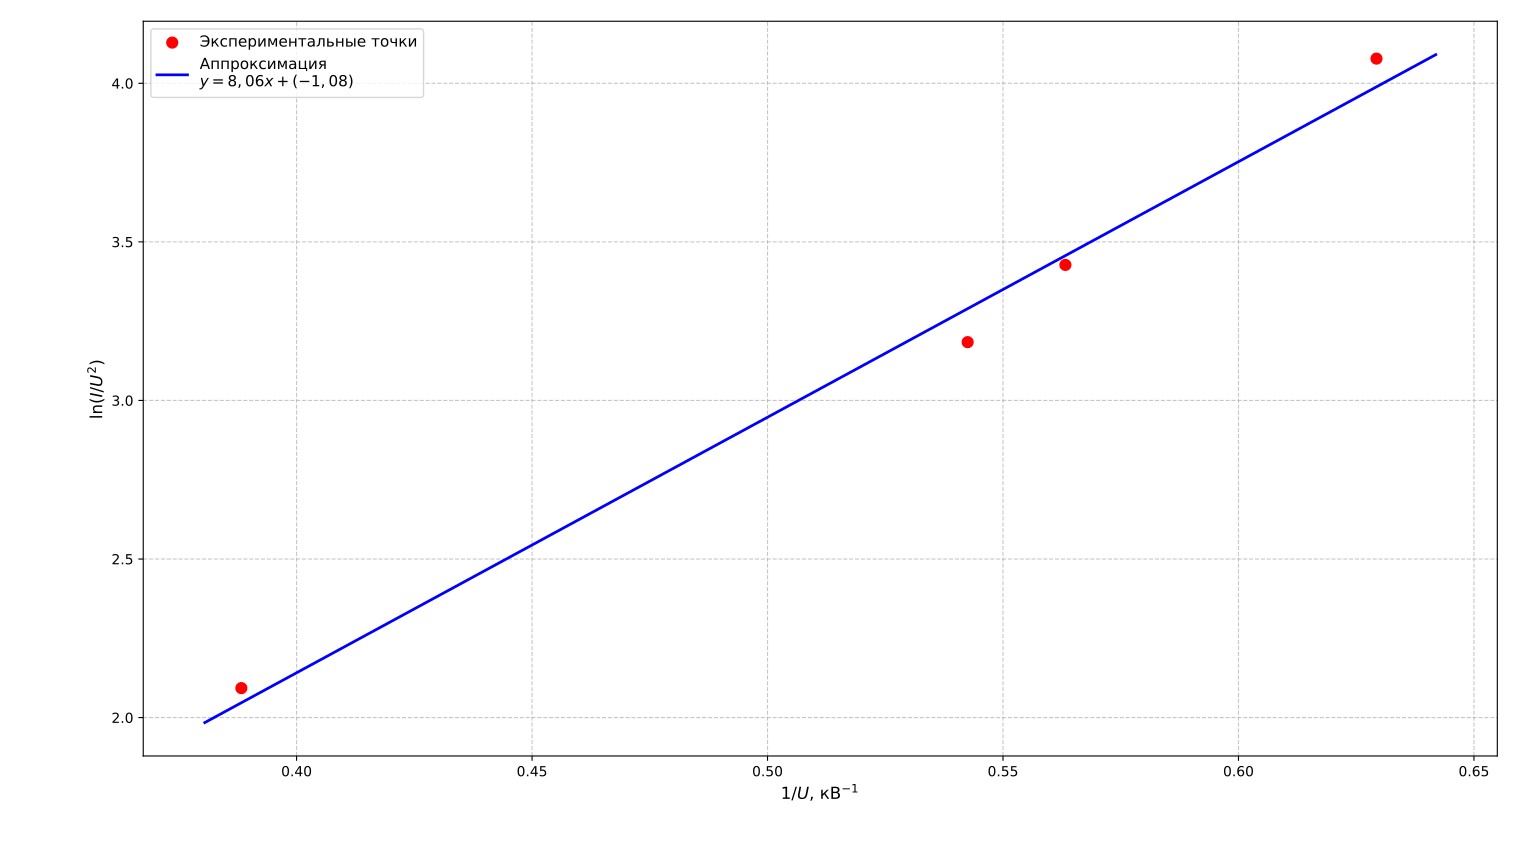

The Python source for this figure:
import os
import numpy as np
import matplotlib.pyplot as plt
from scipy import stats
from scipy.optimize import fsolve

# ==========================================
# 0. Принудительная смена рабочей папки
# ==========================================
target_dir = r"C:\Users\olezh\OneDrive\Рабочий стол\Лабы\Электроника\5 семестр\АЭП"
os.chdir(target_dir)
print(f"✅ Рабочая папка: {os.getcwd()}\n")

# ==========================================
# 1. Настройки и константы
# ==========================================
R_izm = 21700.0      # Измерительный резистор, Ом
phi = 4.7            # Работа выхода углерода, эВ
R_m = 1e-3           # Расстояние катод-анод, м (1 мм)
k_geom = 0.5         # Коэффициент формы (1/2 для параболического центра)

def fmt(val, decimals=2):
    """Форматирует число с запятой вместо точки (для LaTeX)"""
    return f"{val:.{decimals}f}".replace('.', ',')

def parse_tektronix(filepath):
    """Парсит CSV файл осциллографа Tektronix TDS2000 series"""
    time_data, volt_data = [], []
    with open(filepath, 'r', encoding='utf-8', errors='ignore') as f:
        for line in f:
            if line.startswith(','):
                parts = line.strip().split(',')
                try:
                    t = float(parts[3].strip().replace(',', '.'))
                    v = float(parts[4].strip().replace(',', '.'))
                    time_data.append(t)
                    volt_data.append(v)
                except (ValueError, IndexError):
                    continue
    return np.array(time_data), np.array(volt_data)

# ==========================================
# 2. Поиск и группировка файлов
# ==========================================
all_files = os.listdir('.')
ch1_files = [f for f in all_files if 'CH1' in f.upper() and f.upper().endswith('.CSV')]
ch3_files = [f for f in all_files if 'CH3' in f.upper() and f.upper().endswith('.CSV')]

if not ch1_files or not ch3_files:
    print("❌ ОШИБКА: Файлы CH1 или CH3 не найдены!")
    print(f"CH1: {ch1_files}")
    print(f"CH3: {ch3_files}")
    exit()

def get_prefix(filename):
    name = filename.upper().replace('.CSV', '')
    return name.replace('CH1', '').replace('CH3', '')

measurements = {}
for f in ch1_files:
    prefix = get_prefix(f)
    measurements.setdefault(prefix, {})['CH1'] = f
for f in ch3_files:
    prefix = get_prefix(f)
    measurements.setdefault(prefix, {})['CH3'] = f

# ==========================================
# 3. Обработка данных и построение графиков переходных процессов
# ==========================================
results = []  # <-- ВАЖНО: инициализация ДО цикла
n_meas = len(measurements)

cols = 2 if n_meas > 1 else 1
rows = (n_meas + 1) // 2
plt.figure(figsize=(6 * cols, 5 * rows))

plot_idx = 1
for prefix, files in sorted(measurements.items()):
    if 'CH1' not in files or 'CH3' not in files:
        continue
        
    time, u_ch1 = parse_tektronix(files['CH1'])
    _, u_ch3 = parse_tektronix(files['CH3'])
    
    min_len = min(len(time), len(u_ch3))
    time = time[:min_len]
    u_ch1 = u_ch1[:min_len]
    u_ch3 = u_ch3[:min_len]
    
    i_ua = (u_ch3 / R_izm) * 1e6
    u_kv = u_ch1 / 1000.0
    
    steady_start = int(min_len * 0.8)
    u_steady_kv = np.mean(u_kv[steady_start:])
    i_steady_ua = np.mean(i_ua[steady_start:])
    
    results.append({
        'prefix': prefix,
        'U_kV': u_steady_kv,
        'I_uA': i_steady_ua
    })
    
    if plot_idx <= 4:
        plt.subplot(rows, cols, plot_idx)
        plt.plot(time, i_ua, color='blue', linewidth=1.5, label='Ток (мкА)')
        plt.xlabel("Время, с", fontsize=10)
        plt.ylabel("Ток, мкА", color='blue', fontsize=10)
        plt.grid(True, alpha=0.3)
        
        plt.twinx()
        plt.plot(time, u_kv, color='red', linewidth=1.5, linestyle='--', label='Напр. (кВ)')
        plt.ylabel("Напряжение, кВ", color='red', fontsize=10)
        plt.title(f"Измерение {prefix}", fontsize=11)
        plt.legend(loc='upper left', fontsize=9)
        plot_idx += 1

plt.tight_layout()
plt.savefig('transient_plots.png', dpi=300, bbox_inches='tight')
print("✅ График переходных процессов сохранён как 'transient_plots.png'")
plt.close()

if not results:
    print("❌ Не удалось извлечь данные из файлов. Проверьте формат CSV.")
    exit()

# ==========================================
# 4. Расчёт Фаулера-Нордгейма и радиуса r
# ==========================================
u_kv_arr = np.array([res['U_kV'] for res in results])
i_ua_arr = np.array([res['I_uA'] for res in results])

# Координаты ФН
x_fn = 1.0 / u_kv_arr
y_fn = np.log(i_ua_arr / (u_kv_arr**2))

# Масштабируем x для улучшения обусловленности
x_fn_scaled = x_fn * 1000.0

slope_scaled, intercept, r_value, p_value, std_err_scaled = stats.linregress(x_fn_scaled, y_fn)
slope = slope_scaled * 1000.0  # Возвращаем к исходному масштабу

# Расчёт форм-фактора beta (в 10^6 м^-1)
beta_table = -6.83 * (phi**1.5) / slope
beta_m = beta_table * 1e6

# Численное решение уравнения beta = 1 / (k * r * ln(R/r))
def equation_r(r_m):
    return beta_m - 1.0 / (k_geom * r_m * np.log(R_m / r_m))

r_m_solved = fsolve(equation_r, 50e-9)[0]
r_nm = r_m_solved * 1e9

# ==========================================
# 5. Вывод результатов
# ==========================================
print("\n" + "="*70)
print("РЕЗУЛЬТАТЫ РАСЧЁТА (готовы для вставки в отчёт)")
print("="*70)
print(f"Наклон прямой ФН (tan α):  {fmt(slope, 2)} кВ")
print(f"Коэффициент детерминации:  {fmt(r_value**2, 4)}")
print("-" * 70)
print(f"Форм-фактор β:             {fmt(beta_table, 2)} · 10⁶ м⁻¹")
print(f"Характерный радиус r:      {fmt(r_nm, 1)} нм")
print("="*70)

print("\nТАБЛИЦА УСТАНОВИВШИХСЯ ЗНАЧЕНИЙ ДЛЯ LATEX:")
print("\\begin{tabular}{|c|c|c|}")
print("\\hline")
print("Измерение & $U$, кВ & $I$, мкА \\\\")
print("\\hline")
for res in results:
    print(f"{res['prefix']} & {fmt(res['U_kV'], 3)} & {fmt(res['I_uA'], 2)} \\\\")
print("\\hline")
print("\\end{tabular}")

# ==========================================
# 6. График Фаулера-Нордгейма
# ==========================================
plt.figure(figsize=(8, 6))
plt.scatter(x_fn, y_fn, color='red', s=60, zorder=5, label='Экспериментальные точки')

x_fit = np.linspace(min(x_fn)*0.98, max(x_fn)*1.02, 100)
y_fit = slope * x_fit + intercept
plt.plot(x_fit, y_fit, color='blue', linewidth=2, 
         label=f'Аппроксимация\n$y = {fmt(slope, 2)}x + ({fmt(intercept, 2)})$')

# plt.title('Вольт-амперная характеристика в координатах Фаулера–Нордгейма', fontsize=12, fontweight='bold')
plt.xlabel(r'$1/U$, кВ$^{-1}$', fontsize=12)
plt.ylabel(r'$\ln(I/U^2)$', fontsize=12)
plt.grid(True, linestyle='--', alpha=0.7)
plt.legend(fontsize=11, loc='best')
plt.tight_layout()

plt.savefig('fn_plot.png', dpi=300, bbox_inches='tight')
plt.savefig('fn_plot.pdf', bbox_inches='tight')
print("\n✅ График Фаулера-Нордгейма сохранён как 'fn_plot.png' и 'fn_plot.pdf'")
plt.show()
